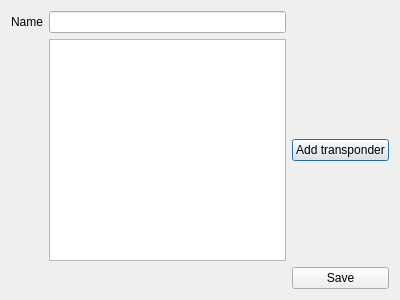
<?xml version="1.0" encoding="UTF-8"?>
<ui version="4.0">
 <class>Dialog</class>
 <widget class="QDialog" name="Dialog">
  <property name="geometry">
   <rect>
    <x>0</x>
    <y>0</y>
    <width>400</width>
    <height>300</height>
   </rect>
  </property>
  <property name="windowTitle">
   <string>Dialog</string>
  </property>
  <layout class="QGridLayout" name="gridLayout_2">
   <item row="0" column="0">
    <layout class="QGridLayout" name="gridLayout">
     <item row="0" column="1">
      <widget class="QLineEdit" name="lineEdit"/>
     </item>
     <item row="0" column="0">
      <widget class="QLabel" name="label">
       <property name="text">
        <string>Name</string>
       </property>
      </widget>
     </item>
     <item row="1" column="1">
      <widget class="QListWidget" name="listTransponders"/>
     </item>
     <item row="1" column="2">
      <widget class="QPushButton" name="buttonAdd">
       <property name="text">
        <string>Add transponder</string>
       </property>
      </widget>
     </item>
     <item row="2" column="2">
      <widget class="QPushButton" name="buttonSave">
       <property name="text">
        <string>Save</string>
       </property>
      </widget>
     </item>
    </layout>
   </item>
  </layout>
 </widget>
 <resources/>
 <connections/>
</ui>
